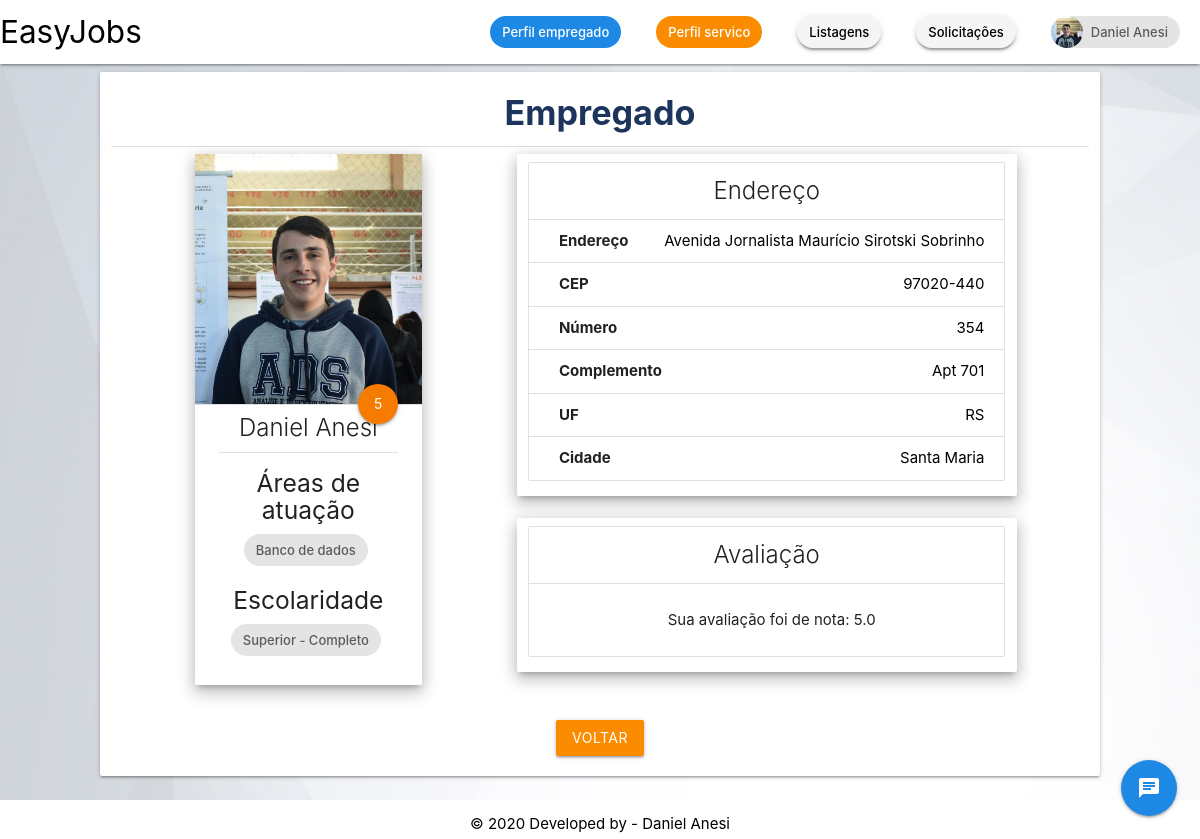
The app's page /Tela/verEmpregado.php?id=1 (signed in) with its own data.
### tables this page shows
CREATE TABLE `usuario` (
  `id_usuario` int(11) NOT NULL,
  `nome` varchar(220) NOT NULL,
  `cpf` varchar(14) NOT NULL,
  `nascimento` date NOT NULL,
  `telefone` varchar(15) DEFAULT NULL,
  `email` varchar(220) NOT NULL,
  `senha` varchar(220) NOT NULL,
  `foto` varchar(220) DEFAULT NULL,
  `admin` tinyint(4) DEFAULT NULL,
  `id_endereco` int(11) NOT NULL,
  `deletado` int(1) DEFAULT 0
);

CREATE TABLE `empregado` (
  `id_usuario` int(11) NOT NULL,
  `escolaridade` varchar(220) NOT NULL,
  `area_atuacao` varchar(255) NOT NULL,
  `nota` varchar(45) DEFAULT NULL
);

CREATE TABLE `endereco` (
  `id_endereco` int(11) NOT NULL,
  `endereco` varchar(220) NOT NULL,
  `cep` varchar(9) NOT NULL,
  `numero` varchar(220) DEFAULT NULL,
  `complemento` varchar(220) DEFAULT NULL,
  `estado` varchar(220) NOT NULL,
  `cidade` varchar(220) NOT NULL
);

CREATE TABLE `nota_empregado` (
  `id_nota_empregado` int(11) NOT NULL,
  `id_empregado` int(11) NOT NULL,
  `id_usuario` int(11) NOT NULL,
  `nota` decimal(2,1) NOT NULL
);

### Controle/UsuarioPDO.php (called while the page is built, shortened)
<?php
        include_once __DIR__.'/../Modelo/Empregado.php';
        include_once __DIR__.'/../Controle/EmpregadoPDO.php';
        include_once __DIR__.'/../Modelo/Usuario.php';
    class UsuarioPDO
    {
        function selectUsuarioId_usuario($id_usuario)
        {
            $con = new conexao();
            $pdo = $con->getConexao();
            $stmt = $pdo->prepare('select * from usuario where id_usuario = :id_usuario;');
            $stmt->bindValue(':id_usuario', $id_usuario);
            $stmt->execute();
            if ($stmt->rowCount() > 0) {
                return $stmt;
            } else {
                return false;
            }
        }
    }

### Modelo/Usuario.php (called while the page is built, shortened)
<?php
    class Usuario
    {
        private $id_usuario;
        private $nome;
        private $foto;
        public function __construct()
        {
            if (func_num_args() != 0) {
                $atributos = func_get_args()[0];
            }
        }
        public function getId_usuario()
        {
            return $this->id_usuario;
        }
        public function getNome()
        {
            return $this->nome;
        }
        public function getFoto()
        {
            return $this->foto;
        }
    }

### Controle/EmpregadoPDO.php (called while the page is built, shortened)
<?php
include_once __DIR__ . './../Controle/UsuarioPDO.php';
include_once __DIR__ . './../Controle/EmailPDO.php';
include_once __DIR__ . './../Modelo/Empregado.php';
include_once __DIR__ . './../Modelo/Usuario.php';
class EmpregadoPDO
{
    function verificaEndereco($id_endereco)
    {
        $pdo = conexao::getConexao();
        $stmt = $pdo->prepare("select id_endereco from usuario where id_usuario = :id_usuario");
        $stmt->bindValue(":id_usuario", $id_endereco);
        $stmt->execute();
        if ($stmt->fetch()['id_endereco'] == null) {
            return false;
        } else {
            return true;
        }
    }
    function selectEmpregadoId_usuario($id_usuario)
    {
        $con = new conexao();
        $pdo = $con->getConexao();
        $stmt = $pdo->prepare('select * from empregado where id_usuario = :id_usuario;');
        $stmt->bindValue(':id_usuario', $id_usuario);
        $stmt->execute();
        if ($stmt->rowCount() > 0) {
            return $stmt;
        } else {
            return false;
        }
    }
    function selectAvaliacaoId_usuario($id_usuario, $id_empregado)
    {
        $pdo = conexao::getConexao();
        $stmt = $pdo->prepare("select * from nota_empregado where id_usuario = :id_usuario and id_empregado = :id_empregado");
        $stmt->bindValue(":id_usuario", $id_usuario);
        $stmt->bindValue(":id_empregado", $id_empregado);
        $stmt->execute();
        return $stmt;
    }
    function selectMedia($id_empregado)
    {
        $pdo = conexao::getConexao();
        $stmt = $pdo->prepare("select * from nota_empregado where id_empregado = :id_empregado");
        $stmt->bindValue(":id_empregado", $id_empregado);
        $stmt->execute();
        $quant = $stmt->rowCount();
        $notas = $stmt->fetchAll();
        $sum = 0;
        $media = 0;
        foreach ($notas as $nota) {
            $sum += $nota['nota'];
        }
        if ($quant != 0) {
            $media = $sum / $quant;
        }
        return $media;
    }
}

### Modelo/Empregado.php (called while the page is built, shortened)
<?php
$pontos = "";
if (realpath("./index.php")) {
    $pontos = './';
} else {
    if (realpath("../index.php")) {
        $pontos = '../';
    } else {
        if (realpath("../../index.php")) {
            $pontos = '../../';
        }
    }
}
include_once $pontos . 'Modelo/Usuario.php';
class Empregado extends Usuario {
private $escolaridade;
private $area_atuacao;
public function __construct() {
    if (func_num_args() != 0) {
        $atributos = func_get_args()[0];
        }
    }
     public function getEscolaridade(){
         return $this->escolaridade;
     }
     public function getArea_atuacao(){
         return $this->area_atuacao;
     }
}

### Controle/EnderecoPDO.php (called while the page is built, shortened)
<?php
        include_once __DIR__.'/../Modelo/Endereco.php';
        include_once __DIR__.'/../Modelo/Usuario.php';
        include_once __DIR__.'/../Controle/UsuarioPDO.php';
class EnderecoPDO
{
    public function selectEnderecoId_endereco($id_endereco)
    {
        $con = new conexao();
        $pdo = $con->getConexao();
        $stmt = $pdo->prepare('select * from endereco where id_endereco = :id_endereco;');
        $stmt->bindValue(':id_endereco', $id_endereco);
        $stmt->execute();
        if ($stmt->rowCount() > 0) {
            return $stmt;
        } else {
            return false;
        }
    }
}

### Modelo/Endereco.php (called while the page is built, shortened)
<?php
class Endereco{
private $endereco;
private $cep;
private $numero;
private $complemento;
private $estado;
private $cidade;
public function __construct() {
    if (func_num_args() != 0) {
        $atributos = func_get_args()[0];
        }
    }
     public function getEndereco(){
         return $this->endereco;
     }
     public function getCep(){
         return $this->cep;
     }
     public function getNumero(){
         return $this->numero;
     }
     public function getComplemento(){
         return $this->complemento;
     }
     public function getEstado(){
         return $this->estado;
     }
     public function getCidade(){
         return $this->cidade;
     }
}

### Tela/verEmpregado.php (the view, shortened to what this page needs)
<?php
include_once "../Modelo/Usuario.php";
include_once "../Modelo/Empregado.php";
include_once "../Modelo/Endereco.php";
include_once "../Controle/EmpregadoPDO.php";
include_once "../Controle/EnderecoPDO.php";
include_once "../Controle/UsuarioPDO.php";
?>
<!DOCTYPE html>
<html>
<head>
    <?php
    include_once '../Base/header.php';
    ?>
<body class="homeimg">
<?php
$usuarioPDO = new UsuarioPDO();
$user = new Usuario($usuarioPDO->selectUsuarioId_usuario($_GET['id'])->fetch());
$logado = new Usuario(unserialize($_SESSION['logado']));
$empregadoPDO = new EmpregadoPDO();
$enderecoPDO = new EnderecoPDO();
$empregado = new Empregado($empregadoPDO->selectEmpregadoId_usuario($_GET['id'])->fetch());
$media = $empregadoPDO->selectMedia($empregado->getId_usuario());
?>
<main>
    <div class="row">
        <div class="card col l10 offset-l1 m10 offset-m1 s12">
            <h4 class="textoCorPadrao2 center">Empregado</h4>
            <div class="divider"></div>
            <div class="row">
                <div class="col l3 offset-l1 m3 offset-m1 s10 offset-s1">
                    <div class="card z-depth-3">
                        <div class="card-image" id="user">
                            <div class="center-block"
                                 style="background-image: url('<?= "../" . $user->getFoto(); ?>');
                                         height: 250px; max-width: auto;
                                         background-position: center;
                                         background-size: cover;
                                         background-repeat: no-repeat;
                                         object-fit: cover;
                                         object-position: center;
                                         ">
                            </div>
                            <a class="btn-floating halfway-fab waves-effect waves-light orange darken-2 tooltipped center"
                               data-position="bottom" data-tooltip="Nota do empregado"><?= $media ?></a>
                        </div>
                        <div id="divider" class="divider"></div>
                        <div class="card-content center">
                            <div class="card-title"
                                 style="margin-top: -2vh"><?php echo $user->getNome(); ?></div>
                            <div class="divider"></div>
                            <h5>Áreas de atuação</h5>
                            <?php $areas = explode(",", $empregado->getArea_atuacao());
                            foreach ($areas as $area) { ?>
                                <div class="chip"><?= $area ?></div>
                                <?php
                            }
                            ?>
                            <h5>Escolaridade</h5>
                            <div class="chip"><?= $empregado->getEscolaridade() ?></div>
                        </div>
                    </div>
                </div>
                <div class="card col l6 m6 offset-m1 offset-l1 s10 offset-s1 z-depth-3">
                    <?php if ($empregadoPDO->verificaEndereco($empregado->getId_usuario())) {
                    $endereco = new Endereco($enderecoPDO->selectEnderecoId_endereco($user->getId_endereco())->fetch());
                    ?>
                    <ul class="collection with-header">
                        <li class="collection-header">
                            <div class="card-title center">Endereço</div>
                        </li>
                        <li class="collection-item">
                            <div><b>Endereço</b>
                                <div class="secondary-content black-text">
                                    <?= $endereco->getEndereco() ?>
                                </div>
                            </div>
                        </li>
                        <li class="collection-item">
                            <div><b>CEP</b>
                                <div class="secondary-content black-text">
                                    <?= $endereco->getCep() ?>
                                </div>
                            </div>
                        </li>
                        <li class="collection-item">
                            <div><b>Número</b>
                                <div class="secondary-content black-text">
                                    <?= $endereco->getNumero() ?>
                                </div>
                            </div>
                        </li>
                        <li class="collection-item">
                            <div><b>Complemento</b>
                                <div class="secondary-content black-text">
                                    <?= $endereco->getComplemento() ?>
                                </div>
                            </div>
                        </li>
                        <li class="collection-item">
                            <div><b>UF</b>
                                <div class="secondary-content black-text">
                                    <?= $endereco->getEstado() ?>
                                </div>
                            </div>
                        </li>
                        <li class="collection-item">
                            <div><b>Cidade</b>
                                <div class="secondary-content black-text">
                                    <?= $endereco->getCidade() ?>
                                </div>
                            </div>
                        </li>
                    </ul>
                </div>
                    <?php
                }
                if ($_GET['id'] == $logado->getId_usuario()) {
                    ?>
                    <div id="avaliacao">
                        <div class="card col l6 m6 offset-m1 offset-l1 s10 offset-s1 z-depth-3">
                            <ul class="collection with-header">
                                <li class="collection-header">
                                    <div class="card-title center">Avaliação</div>
                                </li>
                                <?php
                                $nota = $empregadoPDO->selectAvaliacaoId_usuario($logado->getId_usuario(), $empregado->getId_usuario());
                                if ($nota->rowCount() > 0) {
                                    ?>
                                    <li class="collection-item">
                                        <p class="center">Sua avaliação foi de nota: <?= $nota->fetch()['nota'] ?></p>
                                    </li>
                                    <?php
                                }
                                ?>
                            </ul>
                        </div>
                    </div>
                <?php } ?>
            </div>
            <div class="row center">
                <a class="voltar btn orange darken-1">Voltar</a>
            </div>
        </div>
    </div>
</main>
<?php
include_once '../Base/footer.php';
?>
</body>
</html>
<?php
include_once "../Base/chat2.php";
?>

### css/custom.css (style rules this page uses)
body { display: flex; max-width: 100vw; min-height: 100vh; flex-direction: column; background-image: url('../Img/bg1.jpg'); background-size: 100vw 100vh; background-repeat: no-repeat; background-attachment: fixed; }
main { flex: 1 0 auto; }
.textoCorPadrao2 { color: #1D345C; font-weight: bold; }

### records on screen
usuario: foto (picture), nome "Daniel Anesi"
empregado: area_atuacao "Banco de dados", escolaridade "Superior - Completo"
endereco: endereco "Avenida Jornalista Maurício Sirotski Sobrinho", cep "97020-440", numero "354", complemento "Apt 701", estado "RS", cidade "Santa Maria"
nota_empregado: nota "5.0"

### other values on screen
$usuario->getNome() "Daniel Anesi"
$media "5"
